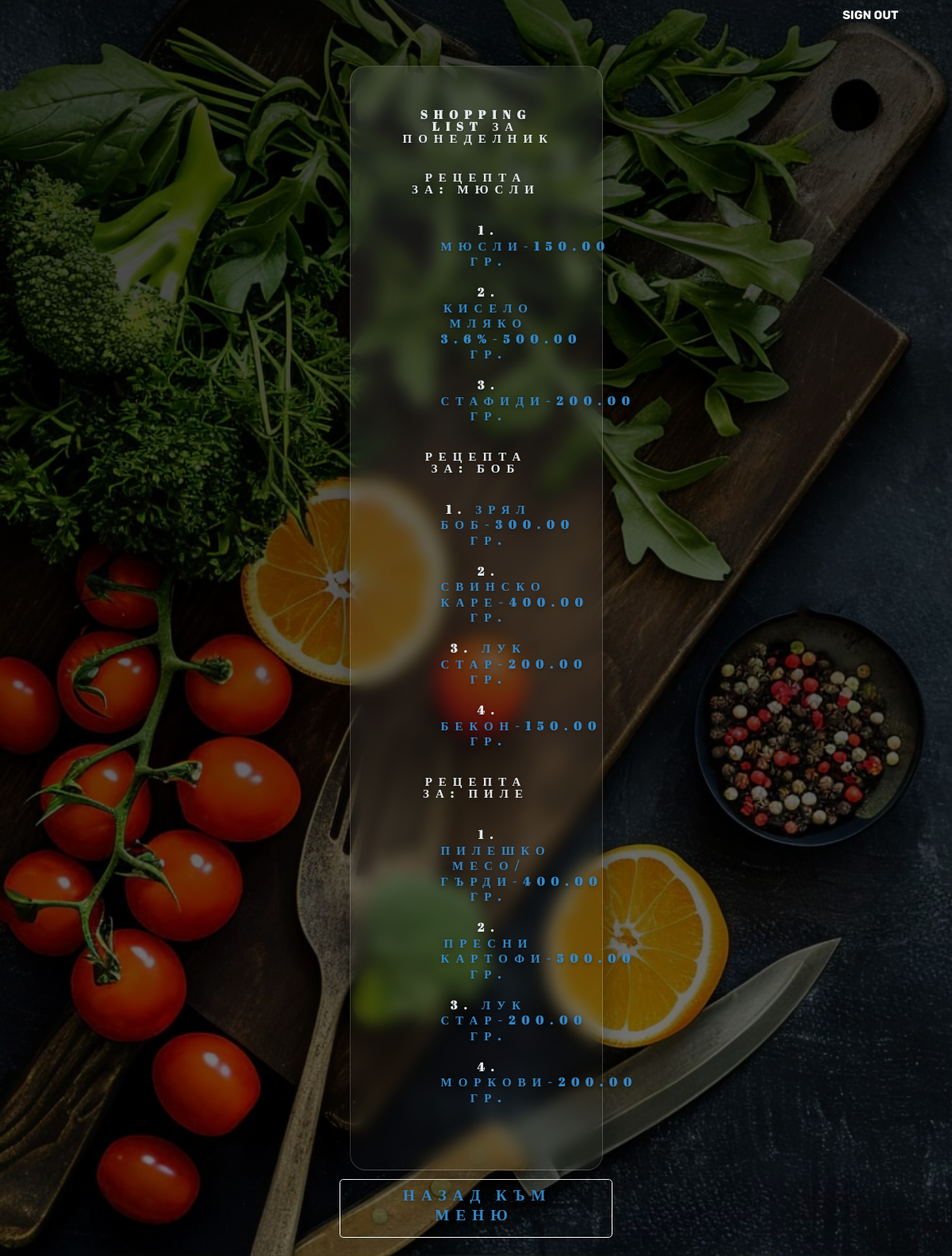
/shopping_list/1/ (signed in), run on the app's committed database.
### menu_planning/planning/models.py (models this page shows, shortened)
class Day(models.Model):
    name = models.CharField(max_length=10)

class ShoppingList(models.Model):
    recipe = models.ForeignKey(Recipe, on_delete=models.CASCADE)
    created_at = models.DateTimeField(auto_now_add=True)

class Recipe(models.Model):
    dish = models.ForeignKey(Dish, on_delete=models.CASCADE, related_name='recipes')
    name = models.CharField(max_length=100)
    description = models.TextField(blank=False, null=False)
    products = models.ManyToManyField(Product, through='RecipeProduct')

class RecipeProduct(models.Model):
    recipe = models.ForeignKey(Recipe, on_delete=models.CASCADE)
    product = models.ForeignKey(Product, on_delete=models.CASCADE)
    quantity_required = models.DecimalField(max_digits=10, decimal_places=2)
    unit = models.CharField(
        max_length=20,
        choices=[("броя", "броя"), ("гр.", "гр.")],
        default="гр.",
    )

class Product(models.Model):
    name = models.CharField(max_length=100)
    unit = models.CharField(
        max_length=20,
        choices=[("броя", "броя"), ("гр.", "гр.")],
        default="гр.",
    )
    quantity_in_stock = models.DecimalField(max_digits=10, decimal_places=3, default=0)
    calories_per_100g = models.DecimalField(max_digits=5, decimal_places=1, null=True, blank=True)  # Optional field

### menu_planning/planning/views.py (the view)
# urls.py: path('shopping_list/<int:day_id>/', views.ShoppingListView.as_view(), name='shopping_list'),
class ShoppingListView(CustomLoginRequiredMixin, ErrorRedirectMixin, views.ListView):
    model = ShoppingList
    template_name = 'shopping_list.html'
    context_object_name = 'shopping_lists'
    def get_queryset(self):
        day_id = self.kwargs.get('day_id')
        return ShoppingList.objects.filter(recipe__dish__meal__day_id=day_id)
    def get_context_data(self, **kwargs):
        context = super().get_context_data(**kwargs)
        day_id = self.kwargs.get('day_id')
        context['day'] = get_object_or_404(Day, pk=day_id)
        return context

### menu_planning/users/mixins.py (called while the page is built, shortened)
    def dispatch(self, request, *args, **kwargs):
        if request.user.is_superuser:
            return super().dispatch(request, *args, **kwargs)

    def dispatch(self, request, *args, **kwargs):
        if not self.request.user.is_authenticated:
            return self.handle_no_permission()
        return super().dispatch(request, *args, **kwargs)

### templates/shopping_list.html (shortened to what this page needs)
{% extends 'navbar.html' %}
{% load static %}
{% block header %}
   <section id="index-headline">
        <div class="index-message">
    <div class="plant-card">
    <h1>Shopping List за {{ day.name }}</h1>
        <br>
    {% if shopping_lists %}
        {% for shopping_list in shopping_lists %}
            <h1>Рецепта за: {{ shopping_list.recipe.name }}</h1>
            <br>
            <h1><ol>
                {% for product in shopping_list.recipe.recipeproduct_set.all %}
                    <li>
                       <span>{{ product.product.name }}-{{ product.quantity_required }} {{ product.unit }}</span>
                    </li><br>
                {% endfor %}
            </ol>
            </h1>
        {% endfor %}
    {% else %}
        <p>No shopping list available for this day.</p>
    {% endif %}
</div>
            <button>
                <h1>
                <a href="{% url 'menu' day.id %}"><span>Назад към меню</span></a>
            </h1>
            </button>
</div>
</section>
{% endblock header %}

### static/css/landing.css (style rules this page uses)
body { height: 100%; color: white; }
button { color: white; padding: 5px 25px; background-color: inherit; border: none; border-radius: 50px; cursor: pointer; transition: all 0.3s ease; }

### static/css/main.css (style rules this page uses)
html { font-family: Arial, sans-serif; font-size: 16px; box-sizing: border-box; }
*, *::before, *::after { margin: 0 auto; padding: 0; box-sizing: inherit; line-height: 1.3; }
h1, h2, h4, h5, h6 { padding: 0.2em 1rem; }
p, div { margin: 0 1em 0.5em 1em; }
ol, ul { margin: 0 1rem; }
li { list-style-position: inside; }
button { font-weight: bold; padding: 0.2em; margin: 0.2em; border: 1px solid white; border-radius: 0.3em; background-color: transparent; }
a { margin: 0.2em; text-decoration: none; font-weight: bold; color: initial; }
#index-headline { width: auto; justify-content: right; padding: 25px 15px 20px; position: relative; box-sizing: border-box; text-align: center; }
#index-headline .index-message { display: inline-block; z-index: 999; margin: 0 auto; left: 0; top: 40%; text-align: center; width: 30% }
.index-message h1 { color: #ffffff; font-size: 120%; line-height: 1; font-weight: 700; letter-spacing: 8px; word-spacing: normal; text-transform: uppercase; text-shadow: 0 2px 5px rgba(0, 0, 0, 0.3); font-family: 'Abril Fatface', cursive; }
.plant-card { background: linear-gradient(135deg, rgba(255, 255, 255, 0.1), rgba(255, 255, 255, 0)); backdrop-filter: blur(10px); -webkit-backdrop-filter: blur(10px); border-radius: 20px; border: 1px solid rgba(255, 255, 255, 0.18); box-shadow: 0 8px 32px rgba(0, 0, 0, 0.37); margin-top: 20px; padding: 50px; background-position: right 35% bottom 45%; box-sizing: border-box; float: inherit; height: auto; }
.plant-card>h3, .plant-card>h1 { color: #E2E8EA; text-align: center; }
.plant-card>h1 { font-size: 15px; }

### static/css/navigation.css (style rules this page uses)
body { background: linear-gradient(rgba(0, 0, 0, 0.76), rgba(0, 0, 0, 0.5)), url('food_board_2.jpg'); background-attachment: fixed; background-size: cover; }
h1 span { color: #3387C7; }

### data on the page
Day: name "ПОНЕДЕЛНИК"
ShoppingList: recipe.name "МЮСЛИ"
RecipeProduct: product.name "МЮСЛИ", quantity_required "150.00", unit "ГР."
RecipeProduct: product.name "КИСЕЛО МЛЯКО 3.6%", quantity_required "500.00", unit "ГР."
RecipeProduct: product.name "СТАФИДИ", quantity_required "200.00", unit "ГР."
ShoppingList: recipe.name "БОБ"
RecipeProduct: product.name "ЗРЯЛ БОБ", quantity_required "300.00", unit "ГР."
RecipeProduct: product.name "СВИНСКО КАРЕ", quantity_required "400.00", unit "ГР."
RecipeProduct: product.name "ЛУК СТАР", quantity_required "200.00", unit "ГР."
RecipeProduct: product.name "БЕКОН", quantity_required "150.00", unit "ГР."
ShoppingList: recipe.name "ПИЛЕ"
RecipeProduct: product.name "ПИЛЕШКО МЕСО/ГЪРДИ", quantity_required "400.00", unit "ГР."
RecipeProduct: product.name "ПРЕСНИ КАРТОФИ", quantity_required "500.00", unit "ГР."
RecipeProduct: product.name "ЛУК СТАР", quantity_required "200.00", unit "ГР."
RecipeProduct: product.name "МОРКОВИ", quantity_required "200.00", unit "ГР."
